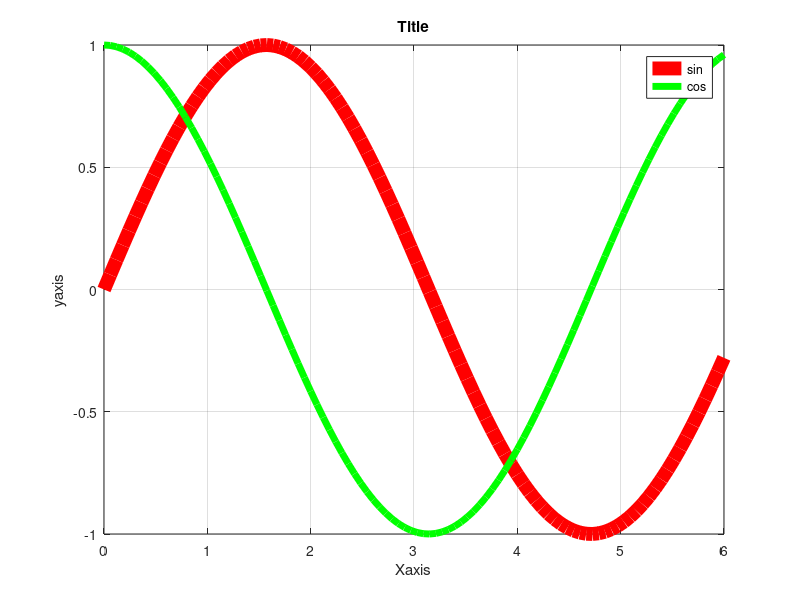

MATLAB code for this plot: (Note: this script raises an error after producing the figure.)
clc;
clear;
a=linspace(0,6);
b=sin(a);
plot(a,b,'r','Linewidth',10);
xlabel('Xaxis');
ylabel('yaxis');
title('Title');
grid on;
hold on
c=cos(a);
plot(a,c,'g','Linewidth',5);
legend('sin','cos');
gtext('place anywhere');

